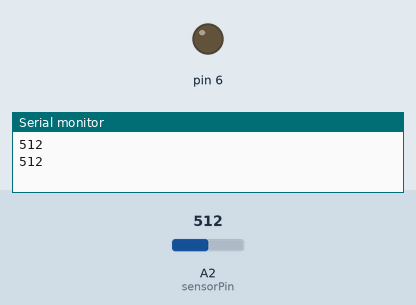
Recording of a sketch running on a simulated Arduino Uno, built with avr-gcc and run on an emulated ATmega328P. On the bench: output pins drawn as LEDs (lit = HIGH), the last lines printed to the serial monitor. Inputs (shaded band) come from the test bench; at power-on: A2 (sensorPin) = 512.

Above: at 1.8 s.
1.9 s: A2 (sensorPin) set to 482
At 2.7 s:
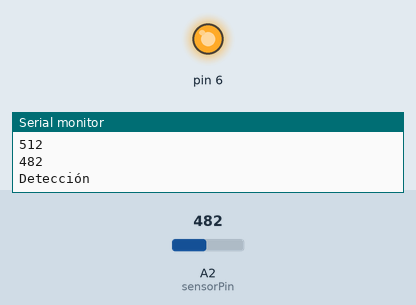
3.5 s: A2 (sensorPin) set to 510
At 5.2 s:
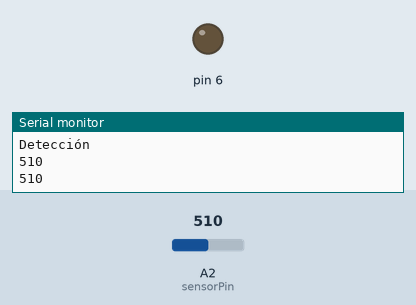
5.5 s: A2 (sensorPin) set to 490
At 6.9 s:
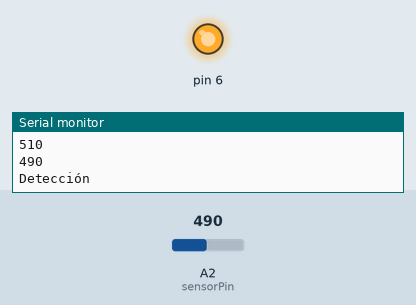
Timing chart, 0 to 8.5 s (numbered marks = the images above; inputs shaded):
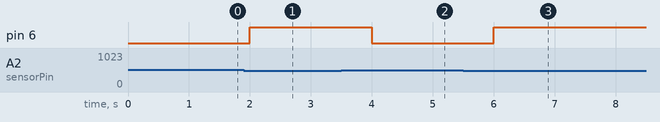

Measured:
- the behaviour switches between 500 and 499 on A2 (sensorPin) (found by bisection; images 0 and 1)
- after the input at 1.9 s, pin 6: LOW → HIGH after 0.10 s
- after the input at 3.5 s, pin 6: HIGH → LOW after 0.50 s
- after the input at 5.5 s, pin 6: LOW → HIGH after 0.50 s

The sketch:

FIRE-INDIVIDUAL.ino
```cpp
// (licence header left out)
const int sensorPin = A2;

void setup() {

  Serial.begin(9600);  // VELOCIDAD PUERTO DE COMUNICACIÓN - 9600.
  pinMode(6, OUTPUT);
}

void loop() {

  int llama = analogRead(sensorPin);  // VARIABLE "llama" DANDOLE EL VALOR ANALÓGICO DE "sensorPin".
  Serial.println(llama);              // IMPRIME EL VALOR DE "LLAMA" EN EL PUERTO SERIE.

  if (llama < 500) {              // CONDICIONAL EN CASO DE DETECTAR UN VALOR MENOR DE 500.
    Serial.println("Detección");  // SE IMPRIME "DETECCIÓN" EN EL PUERTO SERIE.
    digitalWrite(6, HIGH);
                                  // SE AÑADEN LAS MEDIDAS QUE QUIERAN REALIZARSE, DE MANERA OPORTUNA.
  }else{
    digitalWrite(6, LOW);
  }

  delay(1000);  // TIEMPO DE ESPERA DE 1 SEGUNDO.
}
```
